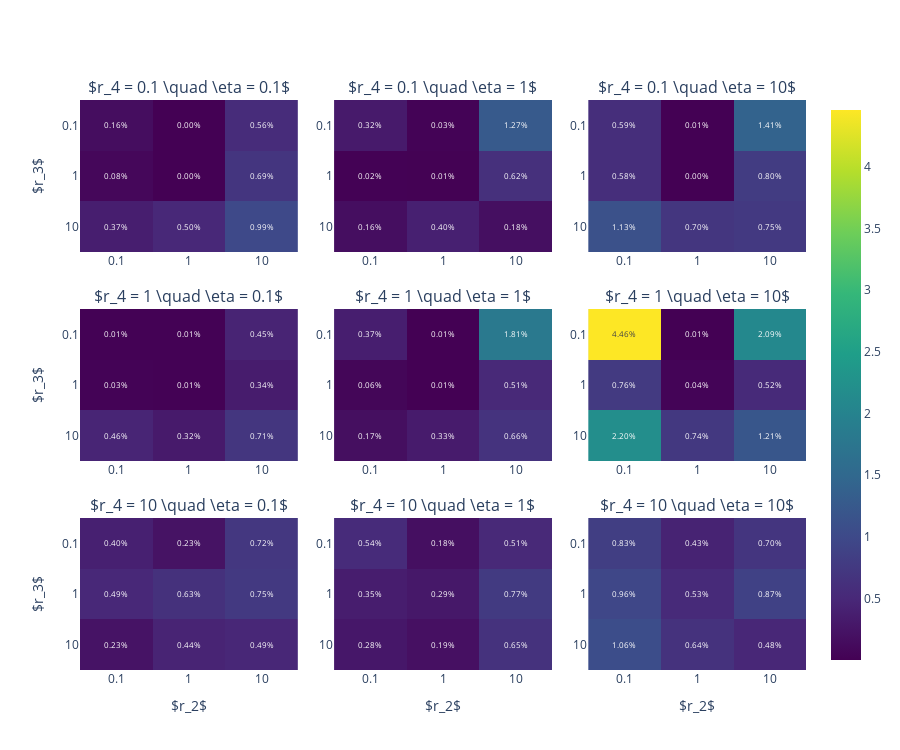

The notebook cell this image was saved under:
### Code cell
import plotly.graph_objects as go
from plotly.colors import DEFAULT_PLOTLY_COLORS
from plotly.subplots import make_subplots
import re

fig = make_subplots(3, 3, subplot_titles=[
    f'$r_4 = {r3} \quad \eta = {eta}$' for r3 in [0.1, 1, 10] for eta in [0.1, 1, 10]
], horizontal_spacing=0.05, vertical_spacing=0.1)
for j, x in enumerate([0.1, 1, 10]):
    sens1 = sens[(sens.t1 == sens.t2) & (sens.t2 == sens.t3) & (sens.t1 == x)]
    for i, (r3, d1) in enumerate(sens1.groupby('r3')):
        z = d1.sort_values(['r2', 'r1']).ratio.to_numpy().reshape(3, 3)
        z = np.flipud(z)
        fig.add_trace(go.Heatmap(
            z=z*100,
            x=['0.1', '1', '10'],
            y=['10', '1', '0.1'],
            coloraxis='coloraxis',
            text=z*100,
            texttemplate='%{text:.2f}%',
            textfont={'size': 8}
        ), row=i+1, col=j+1)
fig.update_layout(
    coloraxis={'colorscale': 'viridis'},
    height=750,
)
fig.update_xaxes(title='$r_2$', row=3)
fig.update_yaxes(title='$r_3$', col=1)
fig.show()
fig.write_image('../figures/sensitivity_mad.png')

### Figure 1 — Plotly figure (JSON) as saved in the notebook; plotly's stock layout.template omitted (floating-point values rounded to 4 significant figures)
{"data": [{"coloraxis": "coloraxis", "text": [[0.3719, 0.4968, 0.9868], [0.0793, 0.003751, 0.6878], [0.1556, 0.001844, 0.5634]], "textfont": {"size": 8}, "texttemplate": "%{text:.2f}%", "type": "heatmap", "x": ["0.1", "1", "10"], "xaxis": "x", "y": ["10", "1", "0.1"], "yaxis": "y", "z": [[0.3719, 0.4968, 0.9868], [0.0793, 0.003751, 0.6878], [0.1556, 0.001844, 0.5634]]}, {"coloraxis": "coloraxis", "text": [[0.462, 0.323, 0.7068], [0.03025, 0.01372, 0.339], [0.01322, 0.01133, 0.4479]], "textfont": {"size": 8}, "texttemplate": "%{text:.2f}%", "type": "heatmap", "x": ["0.1", "1", "10"], "xaxis": "x4", "y": ["10", "1", "0.1"], "yaxis": "y4", "z": [[0.462, 0.323, 0.7068], [0.03025, 0.01372, 0.339], [0.01322, 0.01133, 0.4479]]}, {"coloraxis": "coloraxis", "text": [[0.234, 0.442, 0.4867], [0.491, 0.6277, 0.7494], [0.4014, 0.227, 0.7196]], "textfont": {"size": 8}, "texttemplate": "%{text:.2f}%", "type": "heatmap", "x": ["0.1", "1", "10"], "xaxis": "x7", "y": ["10", "1", "0.1"], "yaxis": "y7", "z": [[0.234, 0.442, 0.4867], [0.491, 0.6277, 0.7494], [0.4014, 0.227, 0.7196]]}, {"coloraxis": "coloraxis", "text": [[0.1646, 0.3971, 0.175], [0.01654, 0.008333, 0.6167], [0.3156, 0.02905, 1.27]], "textfont": {"size": 8}, "texttemplate": "%{text:.2f}%", "type": "heatmap", "x": ["0.1", "1", "10"], "xaxis": "x2", "y": ["10", "1", "0.1"], "yaxis": "y2", "z": [[0.1646, 0.3971, 0.175], [0.01654, 0.008333, 0.6167], [0.3156, 0.02905, 1.27]]}, {"coloraxis": "coloraxis", "text": [[0.1736, 0.3267, 0.6614], [0.06179, 0.007828, 0.511], [0.3701, 0.0059, 1.813]], "textfont": {"size": 8}, "texttemplate": "%{text:.2f}%", "type": "heatmap", "x": ["0.1", "1", "10"], "xaxis": "x5", "y": ["10", "1", "0.1"], "yaxis": "y5", "z": [[0.1736, 0.3267, 0.6614], [0.06179, 0.007828, 0.511], [0.3701, 0.0059, 1.813]]}, {"coloraxis": "coloraxis", "text": [[0.2847, 0.1891, 0.6498], [0.3543, 0.2895, 0.7714], [0.5419, 0.176, 0.5112]], "textfont": {"size": 8}, "texttemplate": "%{text:.2f}%", "type": "heatmap", "x": ["0.1", "1", "10"], "xaxis": "x8", "y": ["10", "1", "0.1"], "yaxis": "y8", "z": [[0.2847, 0.1891, 0.6498], [0.3543, 0.2895, 0.7714], [0.5419, 0.176, 0.5112]]}, {"coloraxis": "coloraxis", "text": [[1.126, 0.7002, 0.7472], [0.5835, 0.002574, 0.7969], [0.5936, 0.007433, 1.411]], "textfont": {"size": 8}, "texttemplate": "%{text:.2f}%", "type": "heatmap", "x": ["0.1", "1", "10"], "xaxis": "x3", "y": ["10", "1", "0.1"], "yaxis": "y3", "z": [[1.126, 0.7002, 0.7472], [0.5835, 0.002574, 0.7969], [0.5936, 0.007433, 1.411]]}, {"coloraxis": "coloraxis", "text": [[2.196, 0.7382, 1.208], [0.7606, 0.04019, 0.524], [4.459, 0.005861, 2.09]], "textfont": {"size": 8}, "texttemplate": "%{text:.2f}%", "type": "heatmap", "x": ["0.1", "1", "10"], "xaxis": "x6", "y": ["10", "1", "0.1"], "yaxis": "y6", "z": [[2.196, 0.7382, 1.208], [0.7606, 0.04019, 0.524], [4.459, 0.005861, 2.09]]}, {"coloraxis": "coloraxis", "text": [[1.059, 0.6441, 0.4808], [0.9647, 0.5297, 0.8705], [0.8271, 0.4311, 0.6975]], "textfont": {"size": 8}, "texttemplate": "%{text:.2f}%", "type": "heatmap", "x": ["0.1", "1", "10"], "xaxis": "x9", "y": ["10", "1", "0.1"], "yaxis": "y9", "z": [[1.059, 0.6441, 0.4808], [0.9647, 0.5297, 0.8705], [0.8271, 0.4311, 0.6975]]}], "layout": {"annotations": [{"font": {"size": 16}, "showarrow": false, "text": "$r_4 = 0.1 \\quad \\eta = 0.1$", "x": 0.15, "xanchor": "center", "xref": "paper", "y": 1, "yanchor": "bottom", "yref": "paper"}, {"font": {"size": 16}, "showarrow": false, "text": "$r_4 = 0.1 \\quad \\eta = 1$", "x": 0.5, "xanchor": "center", "xref": "paper", "y": 1, "yanchor": "bottom", "yref": "paper"}, {"font": {"size": 16}, "showarrow": false, "text": "$r_4 = 0.1 \\quad \\eta = 10$", "x": 0.85, "xanchor": "center", "xref": "paper", "y": 1, "yanchor": "bottom", "yref": "paper"}, {"font": {"size": 16}, "showarrow": false, "text": "$r_4 = 1 \\quad \\eta = 0.1$", "x": 0.15, "xanchor": "center", "xref": "paper", "y": 0.6333, "yanchor": "bottom", "yref": "paper"}, {"font": {"size": 16}, "showarrow": false, "text": "$r_4 = 1 \\quad \\eta = 1$", "x": 0.5, "xanchor": "center", "xref": "paper", "y": 0.6333, "yanchor": "bottom", "yref": "paper"}, {"font": {"size": 16}, "showarrow": false, "text": "$r_4 = 1 \\quad \\eta = 10$", "x": 0.85, "xanchor": "center", "xref": "paper", "y": 0.6333, "yanchor": "bottom", "yref": "paper"}, {"font": {"size": 16}, "showarrow": false, "text": "$r_4 = 10 \\quad \\eta = 0.1$", "x": 0.15, "xanchor": "center", "xref": "paper", "y": 0.2667, "yanchor": "bottom", "yref": "paper"}, {"font": {"size": 16}, "showarrow": false, "text": "$r_4 = 10 \\quad \\eta = 1$", "x": 0.5, "xanchor": "center", "xref": "paper", "y": 0.2667, "yanchor": "bottom", "yref": "paper"}, {"font": {"size": 16}, "showarrow": false, "text": "$r_4 = 10 \\quad \\eta = 10$", "x": 0.85, "xanchor": "center", "xref": "paper", "y": 0.2667, "yanchor": "bottom", "yref": "paper"}], "coloraxis": {"colorscale": [[0, "#440154"], [0.1111, "#482878"], [0.2222, "#3e4989"], [0.3333, "#31688e"], [0.4444, "#26828e"], [0.5556, "#1f9e89"], [0.6667, "#35b779"], [0.7778, "#6ece58"], [0.8889, "#b5de2b"], [1, "#fde725"]]}, "height": 750, "xaxis": {"anchor": "y", "domain": [0, 0.3]}, "xaxis2": {"anchor": "y2", "domain": [0.35, 0.65]}, "xaxis3": {"anchor": "y3", "domain": [0.7, 1]}, "xaxis4": {"anchor": "y4", "domain": [0, 0.3]}, "xaxis5": {"anchor": "y5", "domain": [0.35, 0.65]}, "xaxis6": {"anchor": "y6", "domain": [0.7, 1]}, "xaxis7": {"anchor": "y7", "domain": [0, 0.3], "title": {"text": "$r_2$"}}, "xaxis8": {"anchor": "y8", "domain": [0.35, 0.65], "title": {"text": "$r_2$"}}, "xaxis9": {"anchor": "y9", "domain": [0.7, 1], "title": {"text": "$r_2$"}}, "yaxis": {"anchor": "x", "domain": [0.7333, 1], "title": {"text": "$r_3$"}}, "yaxis2": {"anchor": "x2", "domain": [0.7333, 1]}, "yaxis3": {"anchor": "x3", "domain": [0.7333, 1]}, "yaxis4": {"anchor": "x4", "domain": [0.3667, 0.6333], "title": {"text": "$r_3$"}}, "yaxis5": {"anchor": "x5", "domain": [0.3667, 0.6333]}, "yaxis6": {"anchor": "x6", "domain": [0.3667, 0.6333]}, "yaxis7": {"anchor": "x7", "domain": [0, 0.2667], "title": {"text": "$r_3$"}}, "yaxis8": {"anchor": "x8", "domain": [0, 0.2667]}, "yaxis9": {"anchor": "x9", "domain": [0, 0.2667]}}}
